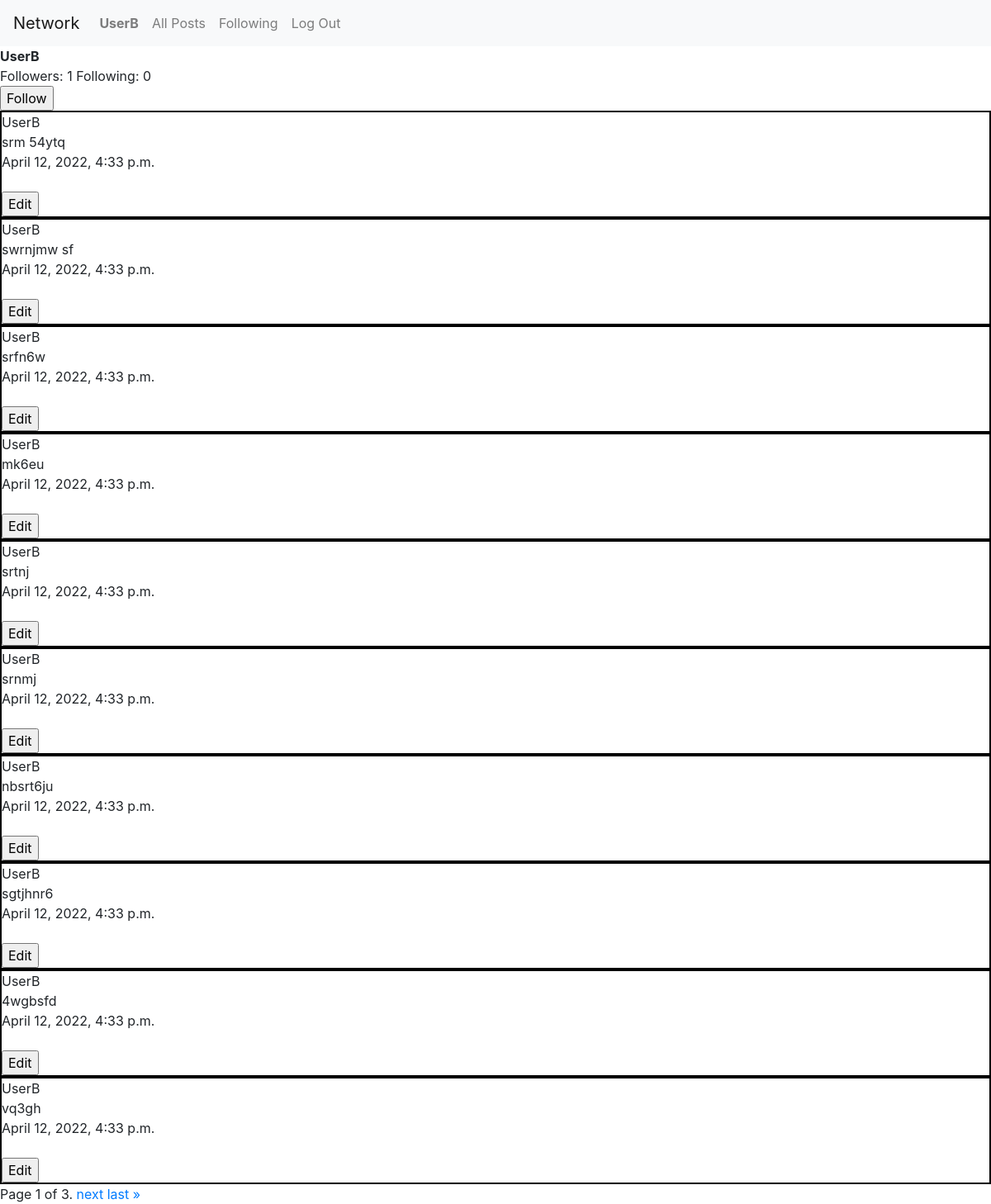
/user/UserB (signed in), run on the app's committed database.
### network/models.py (models this page shows, shortened)
class User(AbstractUser):
    pass

class Post(models.Model):
    user = models.ForeignKey("User", on_delete=models.CASCADE)
    body = models.TextField(blank=True)
    date = models.DateTimeField(auto_now_add=True)

### network/views.py (the view)
# urls.py: path("user/<str:username>", views.profile, name="profile"),
def profile(request, username):
    viewed_user = User.objects.get(username=username)
    logged_in_user = request.user
    p = Paginator(Post.objects.filter(user=viewed_user).order_by("-date"),10)
    page = request.GET.get('page')
    posts = p.get_page(page)
    if request.method == "POST":
        if request.POST.get("submit") == "Follow":
            if viewed_user != logged_in_user:
                follower = Follower(following=logged_in_user, followed=viewed_user )
                follower.save()
            return HttpResponseRedirect(f"/user/{viewed_user}")
    following_count = Follower.objects.filter(following=viewed_user).count
    followed_count = Follower.objects.filter(followed=viewed_user).count
    return render(request,"network/profile.html", {"current_user": logged_in_user,"user": viewed_user,"posts": posts, "following_count": following_count, "followed_count":followed_count})

### network/templates/network/profile.html (shortened to what this page needs)
{% extends "network/layout.html" %}
{% block body %}
<strong>{{user}}</strong>
<br>
Followers: {{followed_count}}
Following: {{following_count}}
<form action="" method="post">
    <input type="submit" name="submit" value="Follow">
</form>
{% for post in posts%}
<div  style ="border: solid black 2px;">
<div>{{post.user}}</div>
<div>{{post.body}}</div>
<div>{{post.date}}</div><br>
<form action="{% url 'edit' post.id %}" method='POST'>
    <input type="submit" name="submit" value="Edit">
</form>
</div>
{% endfor %}
<div class="pagination">
    <span class="step-links">
        <span class="current">
            Page {{ posts.number }} of {{ posts.paginator.num_pages }}.
        </span>
        {% if posts.has_next %}
            <a href="?page={{ posts.next_page_number }}">next</a>
            <a href="?page={{ posts.paginator.num_pages }}">last &raquo;</a>
        {% endif %}
    </span>
</div>
{% endblock %}

### network/templates/network/layout.html (shortened to what this page needs)
{% load static %}
<!DOCTYPE html>
<html lang="en">
    <head>
        <link rel="stylesheet" href="https://stackpath.bootstrapcdn.com/bootstrap/4.4.1/css/bootstrap.min.css">
        <link href="{% static 'network/styles.css' %}" rel="stylesheet">
    </head>
    <body>
        <nav class="navbar navbar-expand-lg navbar-light bg-light">
            <a class="navbar-brand" href="{% url 'index' %}">Network</a>
            <div>
              <ul class="navbar-nav mr-auto">
                {% if user.is_authenticated %}
                    <li class="nav-item">
                        <a class="nav-link" href="{% url 'profile' current_user.username %}"><strong>{{ current_user.username }}</strong></a>
                    </li>
                {% endif %}
                <li class="nav-item">
                  <a class="nav-link" href="{% url 'all-posts' %}">All Posts</a>
                </li>
                {% if user.is_authenticated %}
                    <li class="nav-item">
                        <a class="nav-link" href="#">Following</a>
                    </li>
                    <li class="nav-item">
                        <a class="nav-link" href="{% url 'logout' %}">Log Out</a>
                    </li>
                {% endif %}
              </ul>
            </div>
          </nav>
        <div class="body">
            {% block body %}
            {% endblock %}
        </div>
    </body>
</html>

### data on the page
User: username "UserB"
Post: user "UserB", body "srm 54ytq", date "April 12, 2022, 4:33 p.m."
Post: user "UserB", body "swrnjmw sf", date "April 12, 2022, 4:33 p.m."
Post: user "UserB", body "srfn6w", date "April 12, 2022, 4:33 p.m."
Post: user "UserB", body "mk6eu", date "April 12, 2022, 4:33 p.m."
Post: user "UserB", body "srtnj", date "April 12, 2022, 4:33 p.m."
Post: user "UserB", body "srnmj", date "April 12, 2022, 4:33 p.m."
Post: user "UserB", body "nbsrt6ju", date "April 12, 2022, 4:33 p.m."
Post: user "UserB", body "sgtjhnr6", date "April 12, 2022, 4:33 p.m."
Post: user "UserB", body "4wgbsfd", date "April 12, 2022, 4:33 p.m."
Post: user "UserB", body "vq3gh", date "April 12, 2022, 4:33 p.m."

### other printed values
{{ followed_count }} "1"
{{ following_count }} "0"
{{ posts.number }} "1"
{{ posts.paginator.num_pages }} "3"
